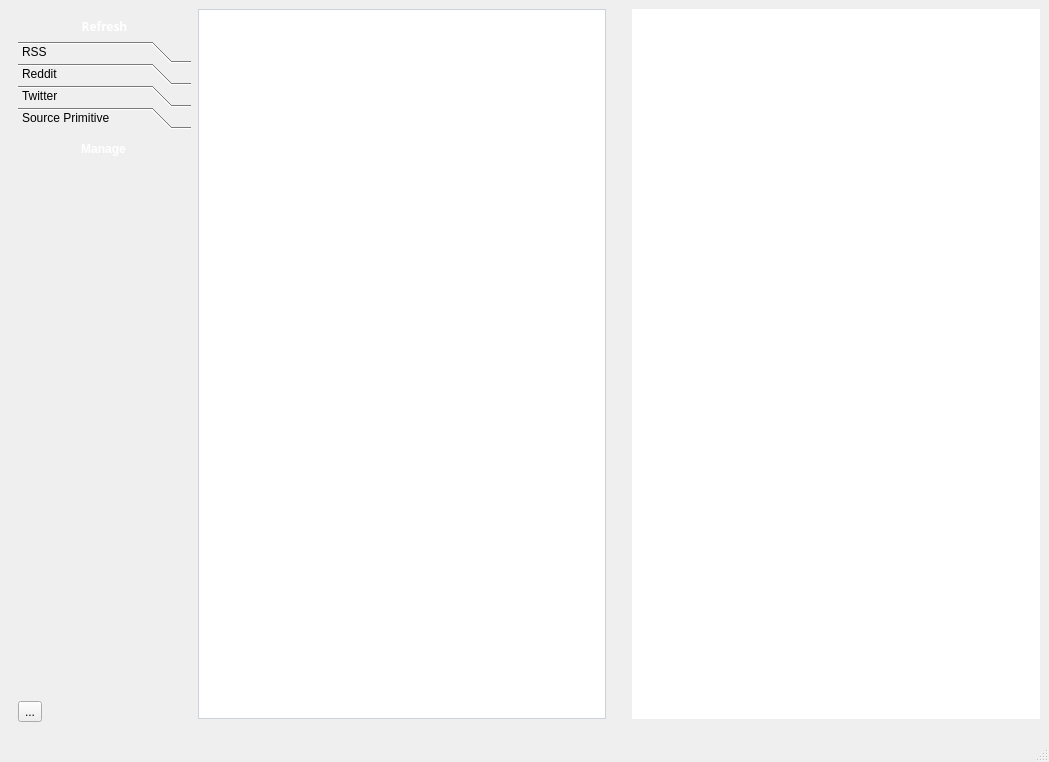
<?xml version="1.0" encoding="UTF-8"?>
<ui version="4.0">
 <class>MainWindow</class>
 <widget class="QMainWindow" name="MainWindow">
  <property name="enabled">
   <bool>true</bool>
  </property>
  <property name="geometry">
   <rect>
    <x>0</x>
    <y>0</y>
    <width>1049</width>
    <height>762</height>
   </rect>
  </property>
  <property name="sizePolicy">
   <sizepolicy hsizetype="Fixed" vsizetype="Fixed">
    <horstretch>0</horstretch>
    <verstretch>0</verstretch>
   </sizepolicy>
  </property>
  <property name="windowTitle">
   <string>MainWindow</string>
  </property>
  <property name="layoutDirection">
   <enum>Qt::LeftToRight</enum>
  </property>
  <property name="autoFillBackground">
   <bool>false</bool>
  </property>
  <property name="styleSheet">
   <string notr="true">* {
    font-family: &quot;Microsoft YaHei&quot;;
}

/*QPushButton*/
QPushButton {
    color: #fff;
    border: 0px solid rgba(255, 255, 255, 0);
    font-size: 12px;
    font-weight: 700;
    border-radius: 5px;
}

/*MediumGray*/
QPushButton[class=&quot;MediumGray&quot;] {
    background-color: #aab2bd;
}

QPushButton:hover[class=&quot;MediumGray&quot;] {
    background-color: #ccd1d9;
}

QPushButton:pressed[class=&quot;MediumGray&quot;] {
    background: qradialgradient(cx:0.5,
    cy: 0.5,
    fx: 0.5,
    fy: 0.5,
    radius: 1.5,
    stop: 0.2 #ccd1d9,
    stop: 0.8 #aab2bd);
}

/*DarkGray*/
QPushButton[class=&quot;DarkGray&quot;] {
    background-color: #434a54;
}

QPushButton:hover[class=&quot;DarkGray&quot;] {
    background-color: #656d78;
}

QPushButton:pressed[class=&quot;DarkGray&quot;] {
    background: qradialgradient(cx:0.5,
    cy: 0.5,
    fx: 0.5,
    fy: 0.5,
    radius: 1.5,
    stop: 0.2 #656d78,
    stop: 0.8 #434a54);
}

/*BlueJeans*/
QPushButton[class=&quot;BlueJeans&quot;] {
    background-color: #4a89dc;
}

QPushButton:hover[class=&quot;BlueJeans&quot;] {
    background-color: #5d9cec;
}

QPushButton:pressed[class=&quot;BlueJeans&quot;] {
    background: qradialgradient(cx:0.5,
    cy: 0.5,
    fx: 0.5,
    fy: 0.5,
    radius: 1.5,
    stop: 0.2 #5d9cec,
    stop: 0.8 #4a89dc);
}

/*Aqua*/
QPushButton[class=&quot;Aqua&quot;] {
    background-color: #3bafda;
}

QPushButton:hover[class=&quot;Aqua&quot;] {
    background-color: #4fc1e9;
}

QPushButton:pressed[class=&quot;Aqua&quot;] {
    background: qradialgradient(cx:0.5,
    cy: 0.5,
    fx: 0.5,
    fy: 0.5,
    radius: 1.5,
    stop: 0.2 #4fc1e9,
    stop: 0.8 #3bafda);
}

/*Mint*/
QPushButton[class=&quot;Mint&quot;] {
    background-color: #37bc9b;
}

QPushButton:hover[class=&quot;Mint&quot;] {
    background-color: #48cfad;
}

QPushButton:pressed[class=&quot;Mint&quot;] {
    background: qradialgradient(cx:0.5,
    cy: 0.5,
    fx: 0.5,
    fy: 0.5,
    radius: 1.5,
    stop: 0.2 #48cfad,
    stop: 0.8 #37bc9b);
}

/*Grass*/
QPushButton[class=&quot;Grass&quot;] {
    background-color: #8cc152;
}

QPushButton:hover[class=&quot;Grass&quot;] {
    background-color: #a0d468;
}

QPushButton:pressed[class=&quot;Grass&quot;] {
    background: qradialgradient(cx:0.5,
    cy: 0.5,
    fx: 0.5,
    fy: 0.5,
    radius: 1.5,
    stop: 0.2 #a0d468,
    stop: 0.8 #8cc152);
}

/*Sunflower*/
QPushButton[class=&quot;Sunflower&quot;] {
    background-color: #f6bb42;
}

QPushButton:hover[class=&quot;Sunflower&quot;] {
    background-color: #ffce54;
}

QPushButton:pressed[class=&quot;Sunflower&quot;] {
    background: qradialgradient(cx:0.5,
    cy: 0.5,
    fx: 0.5,
    fy: 0.5,
    radius: 1.5,
    stop: 0.2 #ffce54,
    stop: 0.8 #f6bb42);
}

/*Bittersweet*/
QPushButton[class=&quot;Bittersweet&quot;] {
    background-color: #e9573f;
}

QPushButton:hover[class=&quot;Bittersweet&quot;] {
    background-color: #fc6e51;
}

QPushButton:pressed[class=&quot;Bittersweet&quot;] {
    background: qradialgradient(cx:0.5,
    cy: 0.5,
    fx: 0.5,
    fy: 0.5,
    radius: 1.5,
    stop: 0.2 #fc6e51,
    stop: 0.8 #e9573f);
}

/*Grapefruit*/
QPushButton[class=&quot;Grapefruit&quot;] {
    background-color: #da4453;
}

QPushButton:hover[class=&quot;Grapefruit&quot;] {
    background-color: #ed5565;
}

QPushButton:pressed[class=&quot;Grapefruit&quot;] {
    background: qradialgradient(cx:0.5,
    cy: 0.5,
    fx: 0.5,
    fy: 0.5,
    radius: 1.5,
    stop: 0.2 #ed5565,
    stop: 0.8 #da4453);
}

/*Lavender*/
QPushButton[class=&quot;Lavender&quot;] {
    background-color: #967adc;
}

QPushButton:hover[class=&quot;Lavender&quot;] {
    background-color: #ac92ec;
}

QPushButton:pressed[class=&quot;Lavender&quot;] {
    background: qradialgradient(cx:0.5,
    cy: 0.5,
    fx: 0.5,
    fy: 0.5,
    radius: 1.5,
    stop: 0.2 #ac92ec,
    stop: 0.8 #967adc);
}

/*PinkRose*/
QPushButton[class=&quot;PinkRose&quot;] {
    background-color: #d770ad;
}

QPushButton:hover[class=&quot;PinkRose&quot;] {
    background-color: #ec87c0;
}

QPushButton:pressed[class=&quot;PinkRose&quot;] {
    background: qradialgradient(cx:0.5,
    cy: 0.5,
    fx: 0.5,
    fy: 0.5,
    radius: 1.5,
    stop: 0.2 #ec87c0,
    stop: 0.8 #d770ad);
}

/*QLineEdit*/
QLineEdit {
    border: 1px solid #aab2bd;
    border-radius: 4px;
    font-size: 12px;
    padding: 5px 8px;
    selection-background-color: lightgray;
}

QLineEdit:focus {
    border: 1px solid #3bafda;
}

/*QComboBox*/
QComboBox {
    border: 1px solid #aab2bd;
    border-radius: 4px;
    font-size: 12px;
    padding: 5px 8px;
}

QComboBox::drop-down {
    background-color: transparent;
}

QComboBox::down-arrow {
    image: url(&quot;%PATH%/img/more.png&quot;);
    padding-right: 10px;
    padding-top: 2px;

}

QComboBox::!editable:on {
    border: 1px solid #3bafda;
}

QComboBox QAbstractItemView{
    border: 2px solid #e6e9ed;
    outline: none;
}

QComboBox QAbstractItemView::item{
    height: 35px;
    border-bottom: 1px solid #e6e9ed;
}

QComboBox QAbstractItemView::item:hover{
    background-color: #3bafda;
    color: #FFFFFF;
}

QComboBox QAbstractItemView::item:selected{
    background-color: #3bafda;
    color: #FFFFFF;
}

/*QListWidget,QListView*/
QListWidget,QListView {
    border: 1px solid #ccd1d9;
    outline: none;
    padding: 0;
}

QListWidget::item,QListView::item {
    height: 35px;
    padding-left: 5px;
    border-bottom: 1px solid #e6e9ed;
}

QListWidget::item:hover,QListView::item:hover{
    background-color: #3bafda;
    color: #FFFFFF;
}

QListWidget::item:selected,QListView::item:selected{
    background-color: #3bafda;
    color: #FFFFFF;
}

/*QTableWidget,QTableView*/
QHeaderView{
    height: 40px;
    border: 0 solid rgba(255, 255, 255, 0);
    background-color: #fff;
    border-bottom: 2px solid #e6e9ed;
}

QHeaderView::section{
    height: 40px;
    border: 0 solid rgba(255, 255, 255, 0);
    background-color: #fff;
    outline: none;
}

QTableWidget,QTableView{
    border: 1px solid #ccd1d9;
    alternate-background-color: #f1f2f6;
    background-color: #fff;
    selection-background-color : #3bafda;
}

/*QProgressBar*/
QProgressBar {
    border-radius: 5px;
    text-align: center;
    background-color: #e6e9ed;
}

QProgressBar::chunk{
    border-radius: 3px;
}

QProgressBar::chunk[class=&quot;Aqua&quot;] {
    background-color: #3bafda;
}

QProgressBar::chunk[class=&quot;Grass&quot;] {
    background-color: #8cc152;
}

QProgressBar::chunk[class=&quot;Sunflower&quot;] {
    background-color: #f6bb42;
}

QProgressBar::chunk[class=&quot;Grapefruit&quot;] {
    background-color: #da4453;
}

/*QCheckBox*/
QCheckBox::indicator:unchecked {
    width: 13px;
    height: 13px;
    border: 1px solid #ccd1d9;
    background-color: #fff;
}

QCheckBox::indicator:unchecked:hover {
    border: 1px solid #3bafda;
}

QCheckBox::indicator:checked {
    background-color: #fff;
    image: url('%PATH%/img/checkbox_checked.png');
}

/*QRadioButton*/
QRadioButton::indicator:unchecked {
    image: url('%PATH%/img/Raidobox_unchecked.png');
    /*background-color: #fff;*/
}

QRadioButton::indicator:unchecked:hover {
    image: url('%PATH%/img/Raidobox_unchecked_hover.png');
}

QRadioButton::indicator:checked {
    image: url('%PATH%/img/Raidobox_checked.png');
}

/*QTabWidget*/
QTabWidget{
    border:1px solid #ccd1d9;
}

QTabWidget::pane { /* The tab widget frame */
    border: none;
    background-color: #fff;
    border-radius: 3px;
    border-top-left-radius: 0;
}

QTabBar::tab {
    padding: 8px 30px;
    background-color: #fff;
}

QTabBar::tab:first {
    border-top-left-radius: 3px;
}

QTabBar::tab:!selected {
    border-left: 1px solid #ccd1d9;
    background-color: #e6e9ed;
}

/*QMenu*/
QMenu{
    padding:5px;
    background:white;
    border:1px solid #ccd1d9;
 }

QMenu::item{
    padding:0px 40px 0px 30px;
    height:25px;
}

QMenu::item:selected:enabled{
    background-color: #3bafda;
    color:white;
}

QMenu::item:selected:!enabled{
    background:transparent;
}

QMenu::separator{
    height:1px;
    background:lightgray;
    margin:5px 0px 5px 0px;
}

/*QScrollBar*/
QScrollBar:vertical {
    max-width: 13px;
    padding-top: 0;
    padding-bottom: 0;
    border-bottom: 1px solid #ccd1d9;
}

QScrollBar::handle:vertical {
    background-color: #cdced1;
}

QScrollBar::handle:vertical:hover {
    background: #a9b2bd;
}

QScrollBar::add-line:vertical {
    background-color: #ccd1d9;

}

QScrollBar::add-page:vertical,QScrollBar::sub-page:vertical {
    background-color: #e6e9ed;
}

QScrollBar:horizontal {
    max-height: 13px;
    padding-top: 0;
    padding-bottom: 0;
    border-right: 1px solid #ccd1d9;
}

QScrollBar::handle:horizontal {
    background-color: #cdced1;
}

QScrollBar::handle:horizontal:hover {
    background: #a9b2bd;
}

QScrollBar::add-line:horizontal {
    background-color: #ccd1d9;
}

QScrollBar::add-page:horizontal,QScrollBar::sub-page:horizontal {
    background-color: #e6e9ed;
}

/*QSlider*/
QSlider::groove:horizontal{
    border:0px;
    height:8px;
}

QSlider::sub-page:horizontal{
    background:white;
}

QSlider::add-page:horizontal{
    background:lightgray;
}

QSlider::handle:horizontal{
    background:white;
    width:10px;
    border-radius:5px;
    margin:-3px 0px -3px 0px;
}

QSlider::groove:vertical{
    border:0px;
    width:8px;
}

QSlider::sub-page:vertical{
    background:white;
}

QSlider::add-page:vertical{
    background:lightgray;
}

QSlider::handle:vertical{
    background:white;
    height:10px;
    border-radius:5px;
    margin:0px -3px 0px -3px;
}

/*QCalendarWidget*/
QCalendarWidget{
    background-color: #fff;
}

QCalendarWidget QToolButton {
  	height: 60px;
  	color: white;
  	font-size: 18px;
    font-weight: 700;
  	icon-size: 20px, 20px;
    background-color: #3bafda;
}

QCalendarWidget QToolButton:hover{
    border: transparent;
}

QCalendarWidget QToolButton:pressed{
    border: transparent;
    background-color: #4fc1e9;
}

QCalendarWidget QToolButton#qt_calendar_prevmonth{
    qproperty-icon: url('%PATH%/img/arrow-left.png');
}

QCalendarWidget QToolButton#qt_calendar_nextmonth{
    qproperty-icon: url('%PATH%/img/arrow-right.png');
}

QCalendarWidget QToolButton#qt_calendar_monthbutton::menu-indicator{
    background-color: #3bafda;
}

QCalendarWidget QToolButton#qt_calendar_monthbutton::menu-indicator:pressed{
    background-color: #4fc1e9;
}

QCalendarWidget QWidget {
    alternate-background-color: #FFFFFF;
}

QCalendarWidget QWidget#qt_calendar_navigationbar {
    background-color: #3bafda;
}

QCalendarWidget QAbstractItemView {
    padding: 11px;
	font-size:14px;
    outline: none;
    selection-color: #FFF;
}

/*QSpinBox*/
QSpinBox {
    padding: 5px;
    border: 1px solid #ccd1d9;
    border-radius: 2px;
}

QSpinBox::up-button {
    subcontrol-origin: border;
    subcontrol-position: top right;
    width: 16px;
    height: 14px;
    border-image: url('%PATH%/img/spinbox_up.png');
    border-width: 1px;
    border-top-right-radius: 2px;
}

QSpinBox::up-button:pressed{
    border-image: url('%PATH%/img/spinbox_up_pressed.png');
}

QSpinBox::down-button {
    subcontrol-origin: border;
    subcontrol-position: bottom right;
    width: 16px;
    height: 14px;
    border-image: url('%PATH%/img/spinbox_down.png');
    border-width: 1px;
    border-bottom-right-radius: 2px;
}

QSpinBox::down-button:pressed{
    border-image: url('%PATH%/img/spinbox_down_pressed.png');
}

/*QTreeWidget*/
QTreeWidget,TreeView {
    outline: none;
    border: 1px solid #d9d9d9;
    border-radius: 1px;
}

QTreeWidget::item {
    margin-top: 2px;
    margin-bottom: 2px;
    margin-right: 2px;
    border: 1px solid #d9d9d9;
    height: 30px;
    border-radius: 1px;
    padding-left: 2px;
    font-size: 12px;
    border-left: 0 solid transparent;
    selection-color: #FFF;
}

QTreeWidget::item:selected {
    background-color: #3bafda;
    border: 1px solid #3bafda;
    border-radius: 1px;
}

QTreeWidget::branch {
    background: palette(base);
}

QTreeWidget::branch:has-siblings:!adjoins-item {
    background: transparent;
}

QTreeWidget::branch:has-siblings:adjoins-item {
    margin-top: 2px;
    margin-left: 2px;
    border: 1px solid #d9d9d9;
    border-right: 0 solid transparent;
    margin-bottom: 2px;
    image: url('%PATH%/img/minus.png');
}

QTreeWidget::branch:!has-children:!has-siblings:adjoins-item {
    margin-top: 2px;
    margin-left: 2px;
    border: 1px solid #d9d9d9;
    border-right: 0 solid transparent;
    margin-bottom: 2px;
    image: url('%PATH%/img/minus.png');
}

QTreeWidget::branch:closed:has-children:has-siblings {
    margin-top: 2px;
    margin-left: 2px;
    image: url('%PATH%/img/plus.png');

}

QTreeWidget::branch:has-children:!has-siblings:closed {
    margin-top: 2px;
    margin-left: 2px;
    border: 1px solid #d9d9d9;
    border-right: 0 solid transparent;
    margin-bottom: 2px;
    image: url('%PATH%/img/plus.png');
}

QTreeWidget::branch:open:has-children:has-siblings {
    margin-top: 2px;
    margin-left: 2px;
    image: url('%PATH%/img/minus.png');
}

QTreeWidget::branch:open:has-children:!has-siblings {
    margin-top: 2px;
    margin-left: 2px;
    border: 1px solid #d9d9d9;
    border-right: 0 solid transparent;
    margin-bottom: 2px;
    image: url('%PATH%/img/minus.png');
}
</string>
  </property>
  <property name="documentMode">
   <bool>false</bool>
  </property>
  <property name="tabShape">
   <enum>QTabWidget::Rounded</enum>
  </property>
  <widget class="QWidget" name="centralwidget">
   <property name="sizePolicy">
    <sizepolicy hsizetype="Fixed" vsizetype="Fixed">
     <horstretch>0</horstretch>
     <verstretch>0</verstretch>
    </sizepolicy>
   </property>
   <layout class="QGridLayout" name="gridLayout">
    <item row="0" column="0" rowspan="3">
     <widget class="QWidget" name="verticalDock" native="true">
      <property name="minimumSize">
       <size>
        <width>183</width>
        <height>0</height>
       </size>
      </property>
      <property name="maximumSize">
       <size>
        <width>183</width>
        <height>16777215</height>
       </size>
      </property>
      <layout class="QVBoxLayout" name="verticalLayout" stretch="0,0,0">
       <property name="sizeConstraint">
        <enum>QLayout::SetDefaultConstraint</enum>
       </property>
       <property name="rightMargin">
        <number>1</number>
       </property>
       <item>
        <widget class="QPushButton" name="refreshButton">
         <property name="font">
          <font>
           <family>Microsoft YaHei</family>
           <pointsize>-1</pointsize>
           <weight>87</weight>
           <bold>true</bold>
          </font>
         </property>
         <property name="text">
          <string>Refresh</string>
         </property>
         <property name="flat">
          <bool>true</bool>
         </property>
        </widget>
       </item>
       <item>
        <widget class="QToolBox" name="toolBox">
         <property name="currentIndex">
          <number>3</number>
         </property>
         <property name="tabSpacing">
          <number>0</number>
         </property>
         <widget class="QWidget" name="RSS_Button">
          <property name="geometry">
           <rect>
            <x>0</x>
            <y>0</y>
            <width>173</width>
            <height>541</height>
           </rect>
          </property>
          <attribute name="label">
           <string>RSS</string>
          </attribute>
          <widget class="QWidget" name="verticalLayoutWidget_2">
           <property name="geometry">
            <rect>
             <x>0</x>
             <y>0</y>
             <width>171</width>
             <height>41</height>
            </rect>
           </property>
           <layout class="QVBoxLayout" name="verticalLayout_2">
            <item>
             <widget class="QPushButton" name="RSS_manage">
              <property name="text">
               <string>Manage</string>
              </property>
             </widget>
            </item>
           </layout>
          </widget>
         </widget>
         <widget class="QWidget" name="Reddit_button">
          <property name="geometry">
           <rect>
            <x>0</x>
            <y>0</y>
            <width>173</width>
            <height>541</height>
           </rect>
          </property>
          <attribute name="label">
           <string>Reddit</string>
          </attribute>
          <widget class="QWidget" name="verticalLayoutWidget_3">
           <property name="geometry">
            <rect>
             <x>0</x>
             <y>0</y>
             <width>171</width>
             <height>41</height>
            </rect>
           </property>
           <layout class="QVBoxLayout" name="verticalLayout_3">
            <item>
             <widget class="QPushButton" name="RSS_manage_2">
              <property name="text">
               <string>Manage</string>
              </property>
             </widget>
            </item>
           </layout>
          </widget>
         </widget>
         <widget class="QWidget" name="Twitter_button">
          <property name="geometry">
           <rect>
            <x>0</x>
            <y>0</y>
            <width>173</width>
            <height>541</height>
           </rect>
          </property>
          <attribute name="label">
           <string>Twitter</string>
          </attribute>
          <widget class="QWidget" name="verticalLayoutWidget_4">
           <property name="geometry">
            <rect>
             <x>0</x>
             <y>0</y>
             <width>171</width>
             <height>41</height>
            </rect>
           </property>
           <layout class="QVBoxLayout" name="verticalLayout_4">
            <item>
             <widget class="QPushButton" name="RSS_manage_3">
              <property name="text">
               <string>Manage</string>
              </property>
             </widget>
            </item>
           </layout>
          </widget>
         </widget>
         <widget class="QWidget" name="Primi_Button">
          <property name="geometry">
           <rect>
            <x>0</x>
            <y>0</y>
            <width>173</width>
            <height>541</height>
           </rect>
          </property>
          <attribute name="label">
           <string>Source Primitive</string>
          </attribute>
          <widget class="QWidget" name="verticalLayoutWidget_5">
           <property name="geometry">
            <rect>
             <x>0</x>
             <y>0</y>
             <width>171</width>
             <height>41</height>
            </rect>
           </property>
           <layout class="QVBoxLayout" name="verticalLayout_5">
            <item>
             <widget class="QPushButton" name="RSS_manage_4">
              <property name="text">
               <string>Manage</string>
              </property>
             </widget>
            </item>
           </layout>
          </widget>
         </widget>
        </widget>
       </item>
       <item>
        <widget class="QToolButton" name="toolButton">
         <property name="text">
          <string>...</string>
         </property>
        </widget>
       </item>
      </layout>
     </widget>
    </item>
    <item row="0" column="1">
     <layout class="QVBoxLayout" name="verticalLayout_6">
      <item>
       <layout class="QHBoxLayout" name="horizontalLayout_2">
        <item>
         <widget class="QListWidget" name="mainCol">
          <property name="font">
           <font>
            <family>Microsoft YaHei</family>
            <pointsize>15</pointsize>
            <weight>50</weight>
            <italic>false</italic>
            <bold>false</bold>
            <stylestrategy>PreferDefault</stylestrategy>
           </font>
          </property>
          <property name="styleSheet">
           <string notr="true"/>
          </property>
          <property name="frameShape">
           <enum>QFrame::NoFrame</enum>
          </property>
          <property name="lineWidth">
           <number>10</number>
          </property>
         </widget>
        </item>
        <item>
         <spacer name="verticalSpacer">
          <property name="orientation">
           <enum>Qt::Vertical</enum>
          </property>
          <property name="sizeHint" stdset="0">
           <size>
            <width>20</width>
            <height>40</height>
           </size>
          </property>
         </spacer>
        </item>
        <item>
         <widget class="QTextBrowser" name="articleShower">
          <property name="frameShape">
           <enum>QFrame::NoFrame</enum>
          </property>
          <property name="autoFormatting">
           <set>QTextEdit::AutoAll</set>
          </property>
          <property name="html">
           <string>&lt;!DOCTYPE HTML PUBLIC &quot;-//W3C//DTD HTML 4.0//EN&quot; &quot;http://www.w3.org/TR/REC-html40/strict.dtd&quot;&gt;
&lt;html&gt;&lt;head&gt;&lt;meta name=&quot;qrichtext&quot; content=&quot;1&quot; /&gt;&lt;style type=&quot;text/css&quot;&gt;
p, li { white-space: pre-wrap; }
&lt;/style&gt;&lt;/head&gt;&lt;body style=&quot; font-family:'Microsoft YaHei'; font-size:12pt; font-weight:400; font-style:normal;&quot;&gt;
&lt;p style=&quot;-qt-paragraph-type:empty; margin-top:0px; margin-bottom:0px; margin-left:0px; margin-right:0px; -qt-block-indent:0; text-indent:0px; font-family:'Roboto'; font-size:15pt;&quot;&gt;&lt;br /&gt;&lt;/p&gt;&lt;/body&gt;&lt;/html&gt;</string>
          </property>
          <property name="openExternalLinks">
           <bool>true</bool>
          </property>
         </widget>
        </item>
       </layout>
      </item>
     </layout>
    </item>
   </layout>
  </widget>
  <widget class="QStatusBar" name="statusbar"/>
 </widget>
 <tabstops>
  <tabstop>RSS_manage_2</tabstop>
  <tabstop>RSS_manage_3</tabstop>
  <tabstop>RSS_manage_4</tabstop>
  <tabstop>toolButton</tabstop>
  <tabstop>RSS_manage</tabstop>
  <tabstop>refreshButton</tabstop>
 </tabstops>
 <resources/>
 <connections/>
</ui>
